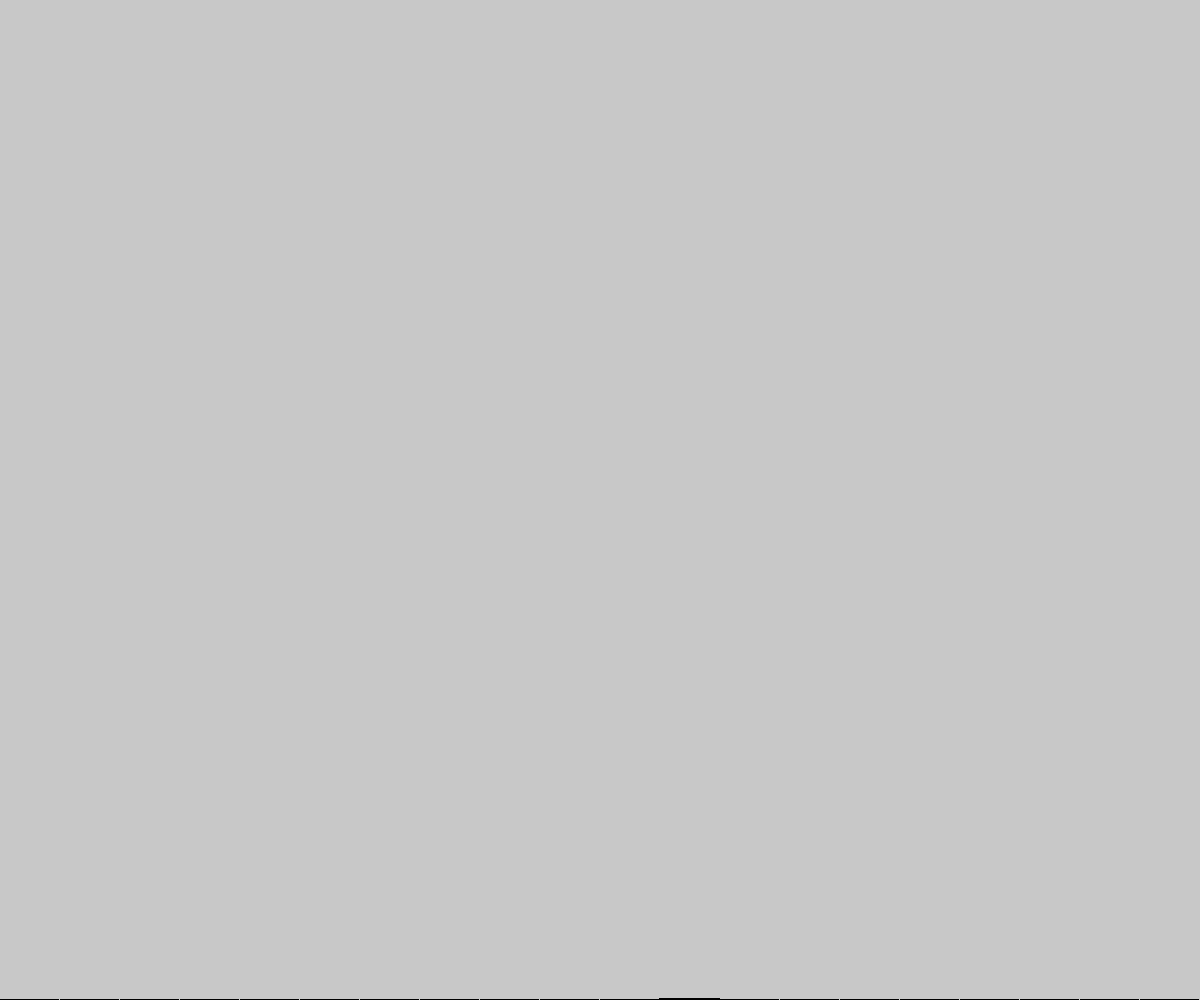
Frame 1 (no input)
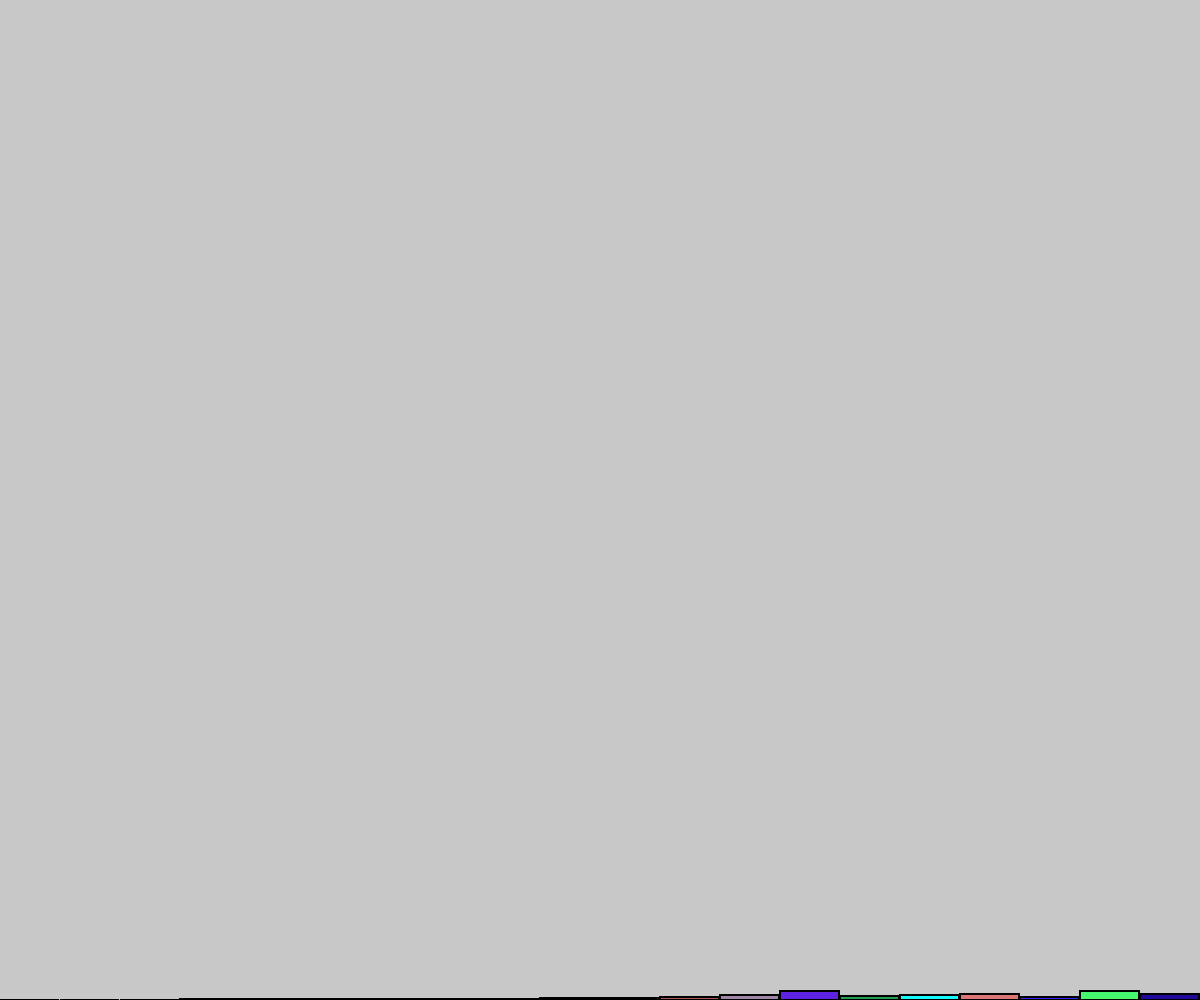
Frame 60 (no input)
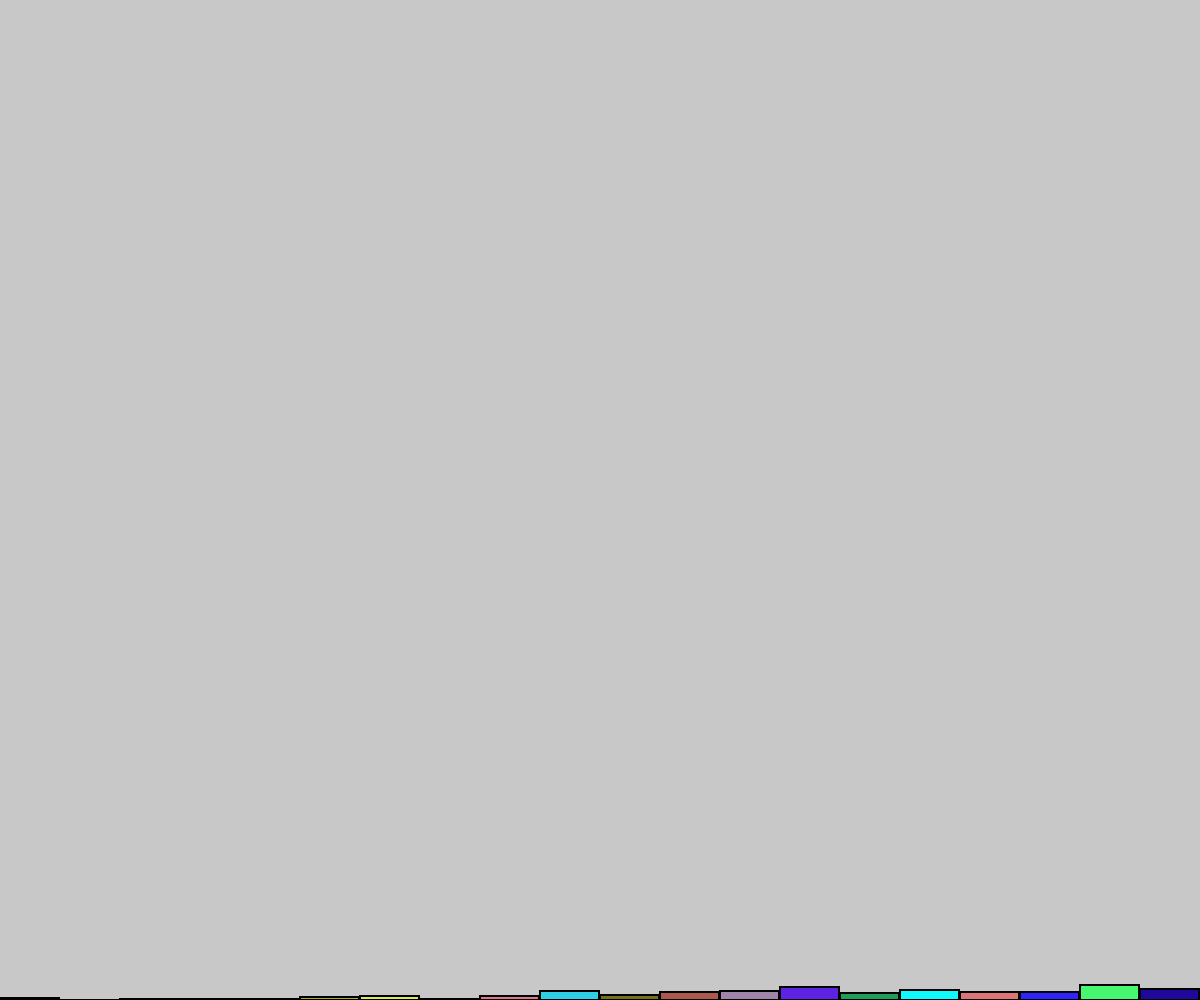
Frame 120 (the mouse pressed at the canvas centre since frame 60)

The p5.js sketch that drew these frames (run headless with seeded random() and noise() and a simulated clock; from frame 60 on, the mouse is pressed at the canvas centre):

// p5.js sketch
// ── sketch.js
let randomCounts = [];
let randomColors = [];

let total = 20;

function setup() {
    createCanvas(windowWidth, windowHeight);
    for (let i = 0; i < total; i++) {
        randomCounts[i] = 0;
        console.log(randomCounts[i]);
        randomColors[i] = color(random(255), random(255), random(255));
    }
}

function draw() {
    background(200);
    // let index = floor(random(randomCounts.length));
    let index = int(acceptreject() * randomCounts.length);
    randomCounts[index]++;

    stroke(0);
    strokeWeight(2);
    fill(127);

    console.log(randomCounts)

    let w = width / randomCounts.length;

    for (let x = 0; x < randomCounts.length; x++) {
        fill(randomColors[x]);
        rect(x * w, height - randomCounts[x], w - 1, randomCounts[x]);
    }
}

function windowResized() {
    resizeCanvas(windowWidth, windowHeight);
}

// Accept-reject algorithm a type of Monte Carlo method
// probability is determined by formula y = x
function acceptreject() {
    while (true) {
        let r1 = random(1);
        let probability = r1;
        let r2 = random(1);
        if (r2 < probability) {
            return r1;
        }
    }
}
